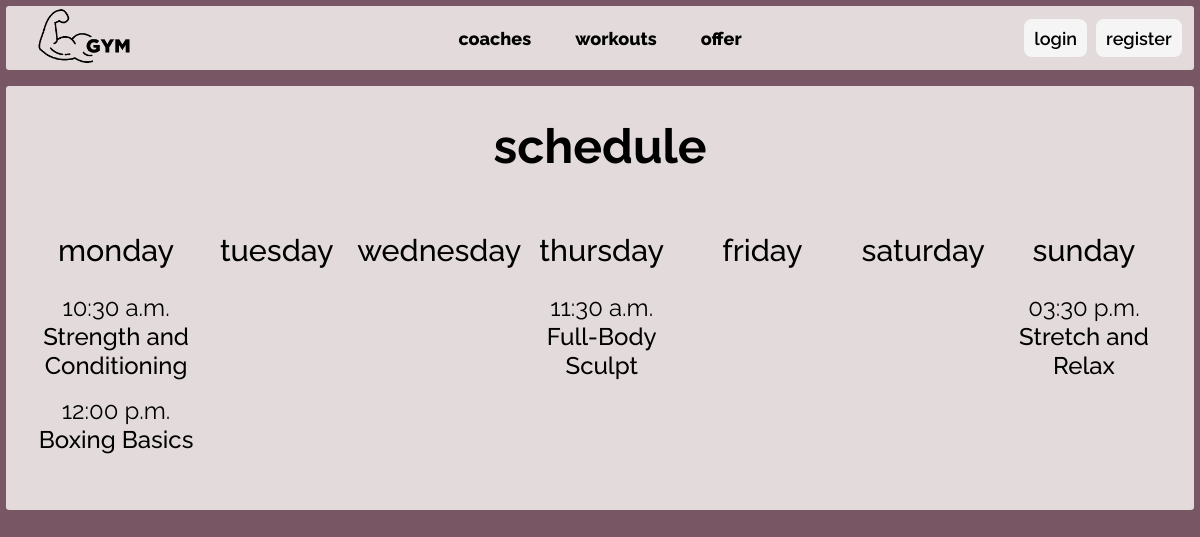
Page /workout/schedule/ on the earlier database version.
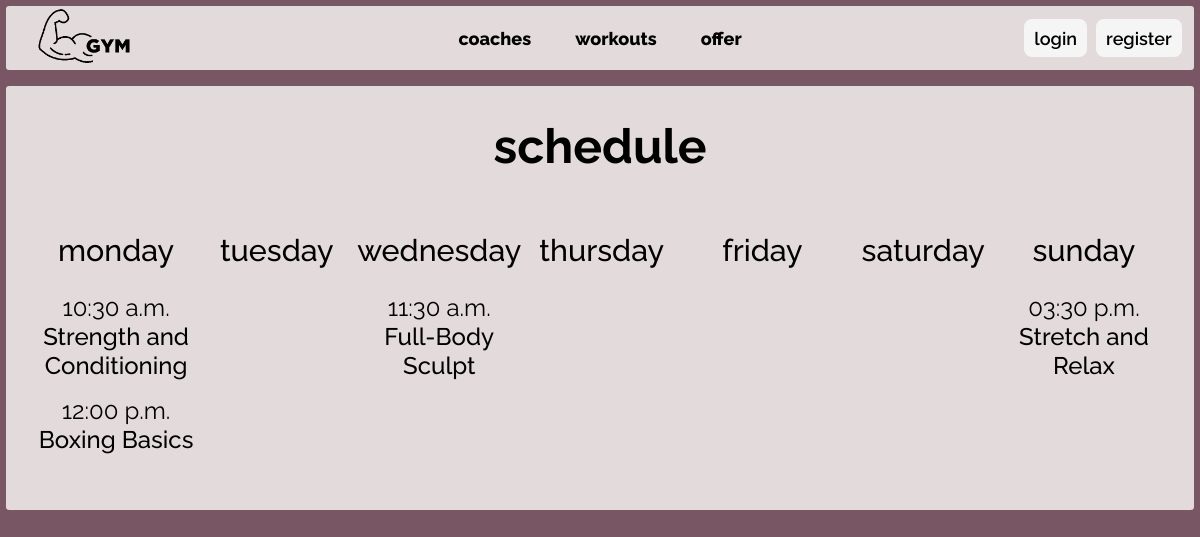
Same page on the later database version.
### workout/models.py (models this page shows)
class Workout(models.Model):
    name = models.CharField(max_length=100)
    coach = models.ForeignKey(User, on_delete=models.CASCADE, related_name='coach_workouts')
    client = models.ManyToManyField(User, related_name='client_workouts')
    description = models.TextField()
    target = models.CharField(max_length=50)
    start_time = models.TimeField(null=True)
    end_time = models.TimeField(null=True)
    max_participants = models.IntegerField()
    class Difficulty(models.TextChoices):
        BEGINNER = 'beginner', 'Beginner'
        INTERMEDIATE = 'intermediate', 'Intermediate'
        ADVANCED = 'advanced', 'Advanced'
    difficulty = models.CharField(
        max_length=20,
        choices=Difficulty.choices,
        null=True,
    )
    class Weekdays(models.TextChoices):
        MONDAY = 'monday', 'Monday'
        TUESDAY = 'tuesday', 'Tuesday'
        WEDNESDAY = 'wednesday', 'Wednesday'
        THURSDAY = 'thursday', 'Thursday'
        FRIDAY = 'friday', 'Friday'
        SATURDAY = 'saturday', 'Saturday'
        SUNDAY = 'sunday', 'Sunday'
    day = models.CharField(
        choices=Weekdays.choices,
        max_length=10,
        null=True,
    )
    class Status(models.TextChoices):
        ACTIVE = 'active', 'Active'
        INACTIVE = 'inactive', 'Inactive'
    status = models.CharField(
        choices=Status.choices,
        default=Status.ACTIVE,
        max_length=10,
    )

### workout/views.py (the view)
# urls.py: path('schedule/', views.schedule, name='schedule'),
def schedule(request):
    context = {
        'workouts': Workout.objects.all(),
        'weekdays': Workout.Weekdays.choices
    }
    return render(request, "workout/schedule.html", context)

### workout/templates/workout/schedule.html
{% extends 'core/index.html' %}
{% block content %}
<div id="schedule-container">
    <h1> schedule </h1>
    <div id="schedule-table">
        {% for day in weekdays %}
            <div class="schedule-row">
                <h2> {{ day.0 }}</h2>
                {% for workout in workouts %}
                    {% if workout.day == day.0 %}
                    <div class="schedule-workout">
                        <p>{{workout.start_time|date:"h:i a"}}</p>
                        <a href="{% url 'workout:details_workout' workout.id%}" ><p>{{ workout.name }}</p></a>
                    </div>
                    {% endif %}
                {% endfor %}
            </div>
        {% endfor %}
    </div>
</div>
{% endblock %}

Differences in the rows shown:
changed Workout "Full-Body Sculpt": moves from the list under "thursday" to the list under "wednesday"
